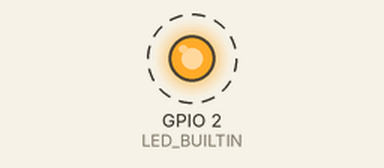
Recording of a sketch running on a simulated ESP32. Parts: output pins drawn as LEDs (lit = HIGH). Dashed ring = blinking.

Above: at 0.12 s.
Timing chart, 0 to 3.0 s (numbered marks = the images above):
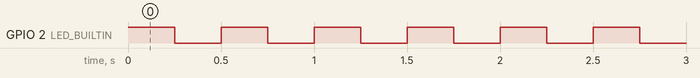

The sketch:

blink.ino
```cpp
// Toggles the on-board LED twice a second.
void setup() { pinMode(LED_BUILTIN, OUTPUT); }
void loop() {
  digitalWrite(LED_BUILTIN, HIGH);
  delay(250);
  digitalWrite(LED_BUILTIN, LOW);
  delay(250);
}
```

Measured:
- by itself, GPIO 2 (LED_BUILTIN): alternates HIGH for 0.25 s and LOW for 0.25 s
